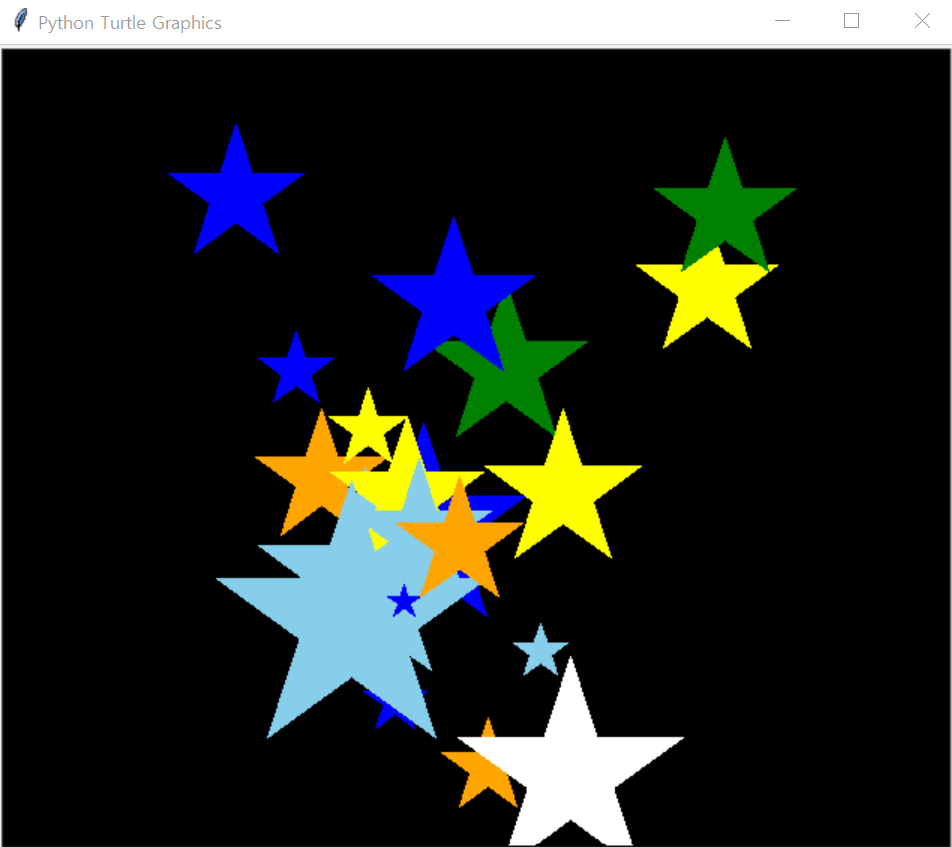

This chart was generated by the following Python code:
import turtle
import random

t = turtle.Turtle()
s = turtle.Screen()
s.bgcolor("black")

def draw_star(aturtle, color, side_length, x, y):
  aturtle.color(color)
  aturtle.begin_fill()
  aturtle.penup()
  aturtle.goto(x, y)
  aturtle.pendown()
  for i in range(5):
    aturtle.forward(side_length)
    aturtle.right(144)
    aturtle.forward(side_length)
  aturtle.end_fill()

for i in range(20):
  color = random.choice([ 'white', 'yellow', 'blue', 'skyblue', 'orange','green' ])
  side_length = random.randint(10, 100)
  x = random.randint(-200, 200)
  y = random.randint(-200, 200)
  draw_star(t, color, side_length, x, y)
